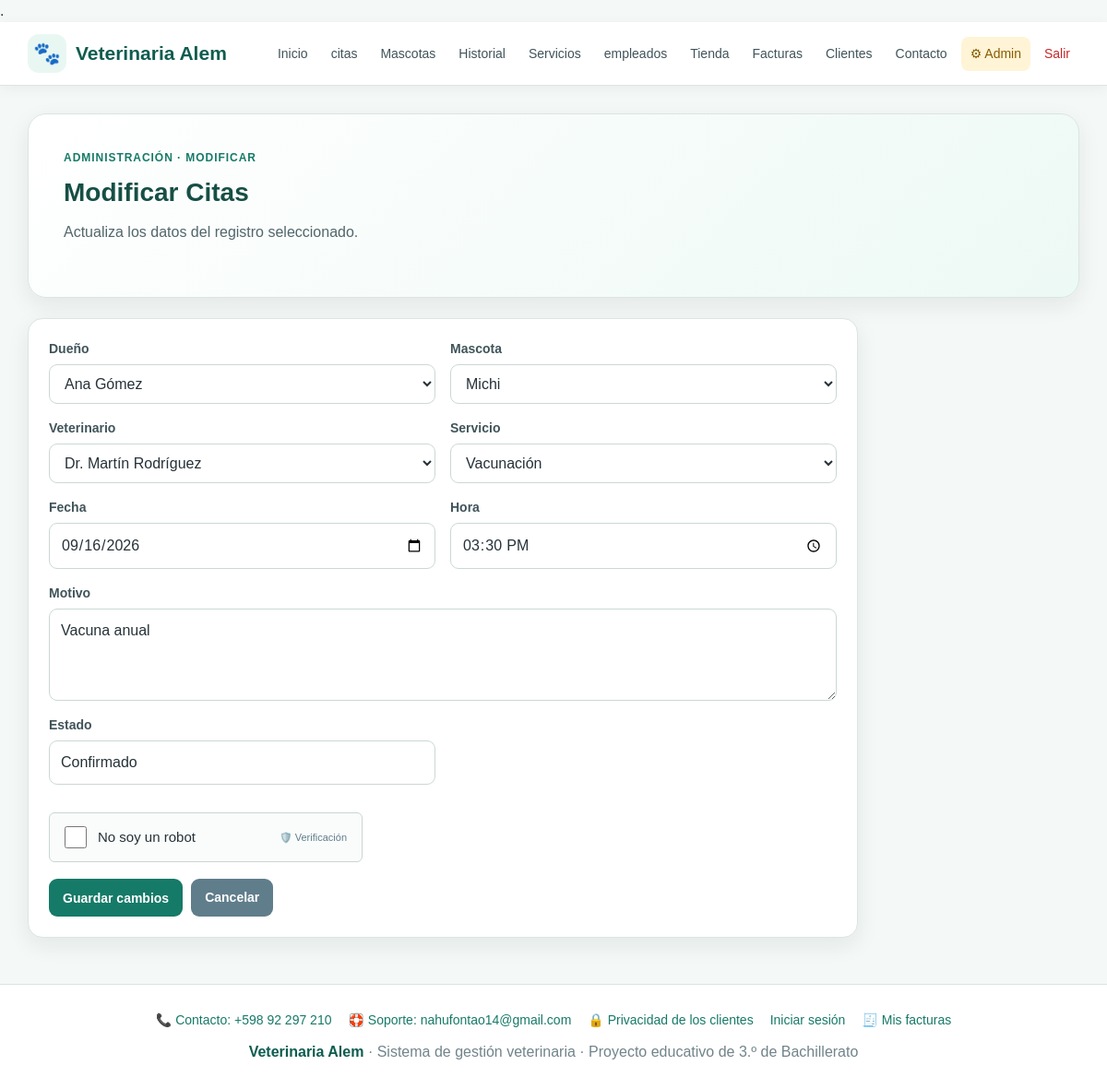
Screenshot of /admin/editar.php?tabla=citas&id=2 (signed in) with the database file from the repository.
### tables this page shows
CREATE TABLE citas(
 id INT AUTO_INCREMENT PRIMARY KEY,
 id_cliente INT NOT NULL,
 id_mascota INT NOT NULL,
 id_empleado INT NOT NULL,
 id_servicio INT NOT NULL,
 fecha DATE NOT NULL,
 hora TIME NOT NULL,
 motivo VARCHAR(255),
 estado VARCHAR(30) DEFAULT 'Pendiente',
 FOREIGN KEY(id_cliente) REFERENCES clientes(id) ON UPDATE CASCADE ON DELETE RESTRICT,
 FOREIGN KEY(id_mascota) REFERENCES mascotas(id) ON UPDATE CASCADE ON DELETE RESTRICT,
 FOREIGN KEY(id_empleado) REFERENCES empleados(id) ON UPDATE CASCADE ON DELETE RESTRICT,
 FOREIGN KEY(id_servicio) REFERENCES servicios(id) ON UPDATE CASCADE ON DELETE RESTRICT
);

CREATE TABLE clientes(
 id INT AUTO_INCREMENT PRIMARY KEY,
 nombre VARCHAR(100) NOT NULL,
 cedula VARCHAR(30),
 telefono VARCHAR(30),
 email VARCHAR(150),
 direccion VARCHAR(200)
);

CREATE TABLE mascotas(
 id INT AUTO_INCREMENT PRIMARY KEY,
 nombre VARCHAR(100) NOT NULL,
 especie VARCHAR(50) NOT NULL,
 raza VARCHAR(80),
 sexo VARCHAR(20),
 fecha_nacimiento DATE NULL,
 peso DECIMAL(6,2) NULL,
 id_cliente INT NOT NULL,
 FOREIGN KEY(id_cliente) REFERENCES clientes(id) ON UPDATE CASCADE ON DELETE RESTRICT
);

CREATE TABLE empleados(
 id INT AUTO_INCREMENT PRIMARY KEY,
 id_usuario INT NULL,
 nombre VARCHAR(100) NOT NULL,
 especialidad VARCHAR(100),
 puestos VARCHAR(100),
 horario VARCHAR(100),
 salario DECIMAL(10,2) NULL,
 rango VARCHAR(50),
 telefono VARCHAR(30),
 email VARCHAR(150)
);

CREATE TABLE servicios(
 id INT AUTO_INCREMENT PRIMARY KEY,
 nombre VARCHAR(100) NOT NULL,
 descripcion TEXT,
 precio DECIMAL(10,2) DEFAULT 0,
 tipo VARCHAR(80),
 duracion VARCHAR(50)
);

### includes/auth.php (called while the page is built, shortened)
<?php
function es_admin() {
    return ($_SESSION["rol"] ?? "") === "admin";
}

### admin/editar.php (the view, shortened to what this page needs)
<?php
require "../includes/auth.php";
require "../includes/captcha.php";
require "../conexion.php";
$permitidas = [
    "productos" => ["nombre", "categoria", "precio", "stock"],
    "servicios" => ["nombre", "descripcion", "precio"],
    "empleados" => ["nombre", "especialidad", "telefono", "email"],
    "clientes" => ["nombre", "cedula", "telefono", "email", "direccion"],
    "mascotas" => ["nombre", "especie", "raza", "sexo", "fecha_nacimiento", "peso", "id_cliente"],
    "citas" => ["id_cliente", "id_mascota", "id_empleado", "id_servicio", "fecha", "hora", "motivo", "estado"],
    "historial" => ["id_mascota", "id_empleado", "fecha", "diagnostico", "tratamiento", "observaciones"],
    "usuarios" => ["nombre", "email", "rol", "activo"]
];
$tabla = $_GET["tabla"] ?? "";
$id = (int)($_GET["id"] ?? 0);
$campos = $permitidas[$tabla];
$stmt = $conexion->prepare("SELECT * FROM `$tabla` WHERE id = ?");
$stmt->bind_param("i", $id);
$stmt->execute();
$actual = $stmt->get_result()->fetch_assoc();
$clientes = null;
$mascotas = null;
$empleados = null;
$servicios = null;
if ($tabla === "mascotas" || $tabla === "citas") {
    $clientes = $conexion->query("SELECT id, nombre FROM clientes ORDER BY nombre");
}
if ($tabla === "citas" || $tabla === "historial") {
    $mascotas = $conexion->query("SELECT id, nombre FROM mascotas ORDER BY nombre");
    $empleados = $conexion->query("SELECT id, nombre FROM empleados ORDER BY nombre");
}
if ($tabla === "citas") {
    $servicios = $conexion->query("SELECT id, nombre FROM servicios ORDER BY nombre");
}
$etiquetas = [
    "nombre"=>"Nombre",
    "email"=>"Correo",
    "categoria"=>"Categoría",
    "precio"=>"Precio",
    "stock"=>"Stock",
    "descripcion"=>"Descripción",
    "especialidad"=>"Especialidad",
    "telefono"=>"Teléfono",
    "cedula"=>"Cédula",
    "direccion"=>"Dirección",
    "especie"=>"Especie",
    "raza"=>"Raza",
    "sexo"=>"Sexo",
    "fecha_nacimiento"=>"Fecha de nacimiento",
    "peso"=>"Peso (kg)",
    "id_cliente"=>"Dueño",
    "id_mascota"=>"Mascota",
    "id_empleado"=>"Veterinario",
    "id_servicio"=>"Servicio",
    "fecha"=>"Fecha",
    "hora"=>"Hora",
    "motivo"=>"Motivo",
    "estado"=>"Estado",
    "diagnostico"=>"Diagnóstico",
    "tratamiento"=>"Tratamiento",
    "observaciones"=>"Observaciones",
    "rol"=>"Rol",
    "activo"=>"Estado del usuario"
];
function campo_es_textarea($campo) {
    return in_array($campo, ["descripcion", "direccion", "motivo", "diagnostico", "tratamiento", "observaciones"], true);
}
require "../includes/header.php";
?>
<section class="hero">
    <div class="hero-kicker"><?= es_admin() ? "Administración" : "Empleado" ?> · Modificar</div>
    <h2>Modificar <?= htmlspecialchars(ucfirst($tabla)) ?></h2>
    <p>Actualiza los datos del registro seleccionado.</p>
</section>
<div class="form-card">
    <form method="post">
        <div class="form-grid">
            <?php foreach ($campos as $campo): ?>
                <?php $valor = $actual[$campo] ?? ""; ?>
                <div class="field <?= campo_es_textarea($campo) ? "full" : "" ?>">
                    <label for="<?= htmlspecialchars($campo) ?>">
                        <?= htmlspecialchars($etiquetas[$campo] ?? ucfirst($campo)) ?>
                    </label>
                    <?php if ($campo === "rol"): ?>
                        <select name="rol" id="rol">
                            <option value="cliente" <?= $valor === "cliente" ? "selected" : "" ?>>Cliente</option>
                            <option value="empleado" <?= $valor === "empleado" ? "selected" : "" ?>>Empleado</option>
                            <option value="admin" <?= $valor === "admin" ? "selected" : "" ?>>Administrador</option>
                        </select>
                    <?php elseif ($campo === "id_cliente"): ?>
                        <select name="id_cliente" id="id_cliente" required>
                            <?php while ($o = $clientes->fetch_assoc()): ?>
                                <option value="<?= $o["id"] ?>" <?= (int)$valor === (int)$o["id"] ? "selected" : "" ?>>
                                    <?= htmlspecialchars($o["nombre"]) ?>
                                </option>
                            <?php endwhile; ?>
                        </select>
                    <?php elseif ($campo === "id_mascota"): ?>
                        <select name="id_mascota" id="id_mascota" required>
                            <?php while ($o = $mascotas->fetch_assoc()): ?>
                                <option value="<?= $o["id"] ?>" <?= (int)$valor === (int)$o["id"] ? "selected" : "" ?>>
                                    <?= htmlspecialchars($o["nombre"]) ?>
                                </option>
                            <?php endwhile; ?>
                        </select>
                    <?php elseif ($campo === "id_empleado"): ?>
                        <select name="id_empleado" id="id_empleado" required>
                            <?php while ($o = $empleados->fetch_assoc()): ?>
                                <option value="<?= $o["id"] ?>" <?= (int)$valor === (int)$o["id"] ? "selected" : "" ?>>
                                    <?= htmlspecialchars($o["nombre"]) ?>
                                </option>
                            <?php endwhile; ?>
                        </select>
                    <?php elseif ($campo === "id_servicio"): ?>
                        <select name="id_servicio" id="id_servicio" required>
                            <?php while ($o = $servicios->fetch_assoc()): ?>
                                <option value="<?= $o["id"] ?>" <?= (int)$valor === (int)$o["id"] ? "selected" : "" ?>>
                                    <?= htmlspecialchars($o["nombre"]) ?>
                                </option>
                            <?php endwhile; ?>
                        </select>
                    <?php elseif ($campo === "fecha" || $campo === "fecha_nacimiento"): ?>
                        <input type="date" name="<?= htmlspecialchars($campo) ?>" id="<?= htmlspecialchars($campo) ?>"
                               value="<?= htmlspecialchars($valor) ?>" required>
                    <?php elseif ($campo === "hora"): ?>
                        <input type="time" name="hora" id="hora"
                               value="<?= htmlspecialchars($valor) ?>" required>
                    <?php elseif (campo_es_textarea($campo)): ?>
                        <textarea name="<?= htmlspecialchars($campo) ?>" id="<?= htmlspecialchars($campo) ?>"><?= htmlspecialchars($valor) ?></textarea>
                    <?php else: ?>
                        <input
                            type="<?= $campo === "email" ? "email" : ($campo === "precio" || $campo === "peso" ? "number" : ($campo === "stock" ? "number" : "text")) ?>"
                            name="<?= htmlspecialchars($campo) ?>"
                            id="<?= htmlspecialchars($campo) ?>"
                            value="<?= htmlspecialchars($valor) ?>"
                            <?= in_array($campo, ["precio", "peso"], true) ? 'step="0.01"' : "" ?>
                            required
                        >
                    <?php endif; ?>
                </div>
            <?php endforeach; ?>
        </div>
        <br>
        <?= captcha_html() ?>
        <div class="form-actions">
            <button class="btn" type="submit">Guardar cambios</button>
            <a class="btn secondary" href="<?= $tabla === "usuarios" ? "usuarios.php" : htmlspecialchars($tabla) . ".php" ?>">Cancelar</a>
        </div>
    </form>
</div>
<?php require "../includes/footer.php"; ?>

### css/estilos.css (style rules this page uses)
* { box-sizing:border-box }
:root { --verde:#167a68; --verde-oscuro:#0e5c4f; --verde-claro:#e9f7f3; --azul:#2563eb; --rojo:#c62828; --amarillo:#d88900; --texto:#263238; --gris:#607d8b; --fondo:#f4f8f7; --blanco:#ffffff; --borde:#dbe5e2; --sombra:0 8px 24px rgba(25,55,50,.08); }
html { scroll-behavior:smooth }
body { margin:0; font-family:Arial,Helvetica,sans-serif; background:var(--fondo); color:var(--texto); line-height:1.5; }
a { color:var(--verde);text-decoration:none }
.hero { background:linear-gradient(135deg,#ffffff 0%,#edf9f5 100%); border:1px solid var(--borde); border-radius:20px; padding:38px; box-shadow:var(--sombra); margin-bottom:22px; }
.hero-kicker { color:var(--verde); font-weight:700; text-transform:uppercase; letter-spacing:.08em; font-size:12px; margin-bottom:8px; }
.hero h1,.hero h2 { margin:0 0 10px; color:#164f45; }
.hero h2 { font-size:28px }
.hero p { margin:0 0 20px;color:#52666b;max-width:760px }
.card,.form-card,.table-card { background:var(--blanco); border:1px solid var(--borde); border-radius:16px; padding:22px; box-shadow:var(--sombra); margin-bottom:20px; }
.btn { display:inline-block; border:0; background:var(--verde); color:#fff; padding:10px 15px; border-radius:9px; font-weight:700; font-size:14px; cursor:pointer; text-decoration:none; }
.btn.secondary { background:#607d8b }
.form-card { max-width:900px; }
.form-grid { display:grid; grid-template-columns:repeat(2,minmax(0,1fr)); gap:16px; }
.field { display:flex; flex-direction:column; gap:6px; }
.field.full { grid-column:1/-1 }
.field label { font-size:14px; font-weight:700; color:#40545a; }
input,select,textarea { width:100%; padding:11px 12px; border:1px solid #cbd8d5; border-radius:9px; background:#fff; color:var(--texto); font:inherit; outline:none; }
textarea { min-height:100px; resize:vertical; }
.form-actions { display:flex; gap:9px; flex-wrap:wrap; margin-top:18px; }

### rows the page displays
citas: id_cliente "Ana Gómez", id_mascota "Michi", id_empleado "Dr. Martín Rodríguez", id_servicio "Vacunación", fecha "09/16/2026", hora "15:30:00", motivo "Vacuna anual", estado "Confirmado"

### other values shown
$tabla "Citas"
$etiquetas[$campo] "Dueño"
$etiquetas[$campo] "Mascota"
$etiquetas[$campo] "Veterinario"
$etiquetas[$campo] "Servicio"
$etiquetas[$campo] "Fecha"
$etiquetas[$campo] "Hora"
$etiquetas[$campo] "Motivo"
$etiquetas[$campo] "Estado"
VET_TELEFONO "+598 92 297 210"
VET_EMAIL_SOPORTE "nahufontao14@gmail.com"
